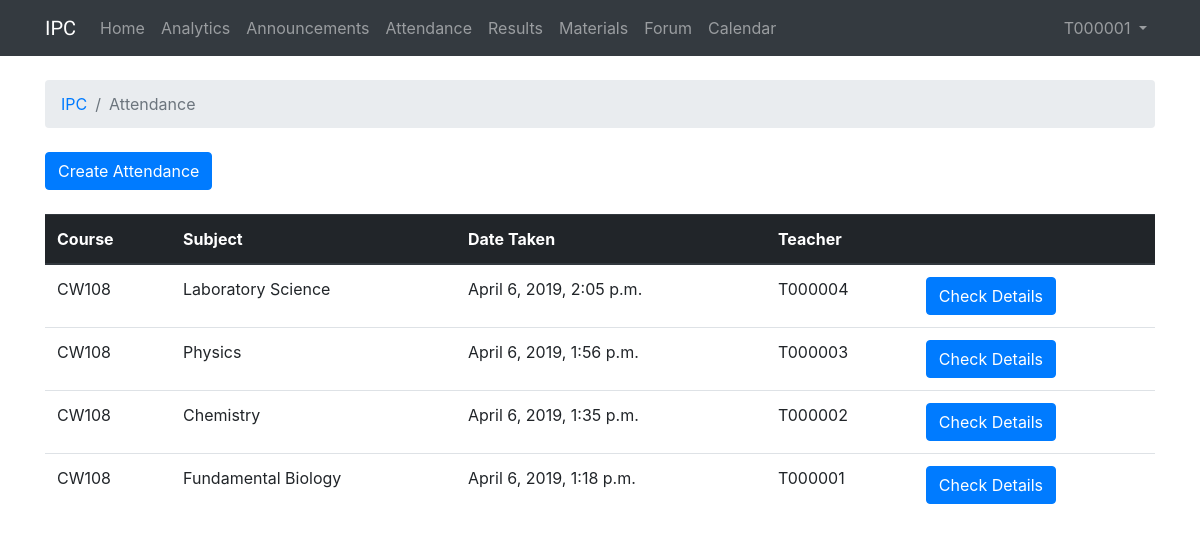
Page /4/attendance (signed in) on the committed database.
### IPC/models.py (models this page shows, shortened)
class Attendance(models.Model):
    attendanceDate = models.DateTimeField(auto_now_add=True)
    attendanceTeacherId = models.ForeignKey(User, on_delete=models.CASCADE, related_name='attendance_taker')
    attendanceCourseId = models.ForeignKey(Course, on_delete=models.CASCADE, related_name='current_course')
    attendanceSubject = models.ForeignKey(Subject, on_delete=models.CASCADE)

class Course(models.Model):
    courseName = models.CharField(max_length=255)
    courseCode= models.CharField(max_length=255)
    courseInstitution = models.ForeignKey(Institution, on_delete=models.CASCADE,)
    def __str__(self):
        return self.courseCode

class Subject(models.Model):
    subjectName = models.CharField(max_length=255)
    subjectCourse = models.ForeignKey(Course, on_delete=models.CASCADE)
    subjectTeacherId = models.ForeignKey(User, on_delete=models.CASCADE)
    def __str__(self):
        return self.subjectName

### IPC/views.py (the view, shortened to what this page needs)
# urls.py: path('<int:course_id>/attendance', views.course_attendance, name='course_attendance'),
@login_required
def course_attendance(request, course_id):
    user = request.user
    if user.groups.filter(name='Teacher').exists():
        user_type = "teacher"
    elif user.groups.filter(name='Student').exists():
        user_type = "student"
    if user_type == "teacher":
        attendances = list(Attendance.objects.filter(attendanceCourseId=course_id).order_by('-attendanceDate'))
        current_subject = Subject.objects.get(subjectCourse = course_id, subjectTeacherId = request.user)
        last_attendance = Attendance.objects.filter(attendanceTeacherId=request.user, attendanceCourseId=course_id, attendanceSubject=current_subject).last()
        if not last_attendance:
            lock = "unlock"
        else:
            time_diff = (datetime.utcnow().replace(tzinfo=utc)-last_attendance.attendanceDate)
            seconds = time_diff.total_seconds()
            hours = seconds // 3600
            lock = "lock"
            if hours >= 1:
                lock = "unlock"
        return render(request, 'attendance.html', {'attendances': attendances,
                                                   'user_type': user_type,
                                                   'lock': lock,
                                                   'course_id': course_id,})

### templates/attendance.html (shortened to what this page needs)
{% extends 'base.html' %}
{% block breadcrumb %}
  <li class="breadcrumb-item"><a href="{% url 'course' %}">IPC</a></li>
  <li class="breadcrumb-item active">Attendance</li>
{% endblock %}
{% block content %}
  {% if user_type == "teacher" %}
    <div class="mb-4">
      {% if lock == "lock" %}
        <a class="btn btn-primary" disabled>Create Attendance</a>
      {% elif lock == "unlock" %}
        <a class="btn btn-primary" href="{% url 'create_course_attendance' course_id=course_id %}">Create Attendance</a>
      {% endif %}
    </div>
    <table class="table">
      <thead class="thead-dark">
        <tr>
          <th>Course</th>
          <th>Subject</th>
          <th>Date Taken</th>
          <th>Teacher</th>
          <th></th>
        </tr>
      </thead>
      <tbody>
        {% for attendance in attendances %}
          <tr>
            <td>{{ attendance.attendanceCourseId }}</td>
            <td>{{ attendance.attendanceSubject }}</td>
            <td>{{ attendance.attendanceDate }}</td>
            <td>{{ attendance.attendanceTeacherId }}</td>
            <td><a class="btn btn-primary" href="{% url 'course_attendance_detail' course_id=course_id attendance_id=attendance.id %}">Check Details</a></td>
          </tr>
        {% endfor %}
      </tbody>
    </table>
  {% endif %}
{% endblock %}

### templates/base.html (shortened to what this page needs)
{% load static %}<!DOCTYPE html>
<html>
  <head>
    <link rel="stylesheet" href="{% static 'css/bootstrap.min.css' %}">
    <link rel="stylesheet" href="{% static 'css/app.css' %}">
  </head>
  <body>
    {% block body %}
      <nav class="navbar navbar-expand-lg navbar-dark bg-dark">
        <div class="container">
          <a class="navbar-brand" href="{% url 'course' %}">IPC</a>
          <div class="collapse navbar-collapse" id="navbarNavAltMarkup">
            <div class="navbar-nav">
              <a class="nav-item nav-link" href="{% url 'course' %}">Home<span class="sr-only">(current)</span></a>
              <a class="nav-item nav-link" href="{% url 'course_statistic' course_id=course_id %}">Analytics</a>
              <a class="nav-item nav-link" href="{% url 'course_announcement' course_id=course_id %}">Announcements</a>
              <a class="nav-item nav-link" href="{% url 'course_attendance' course_id=course_id %}">Attendance</a>
              <a class="nav-item nav-link" href="{% url 'course_result' course_id=course_id %}">Results</a>
              <a class="nav-item nav-link" href="{% url 'course_material' course_id=course_id %}">Materials</a>
              <a class="nav-item nav-link" href="{% url 'institute_forum' course_id=course_id %}">Forum</a>
              <a class="nav-item nav-link" href="{% url 'calendar' course_id=course_id %}">Calendar</a>
            </div>
          </div>
          <div class="collapse navbar-collapse" id="mainMenu">
            <ul class="navbar-nav ml-auto">
              <li class="nav-item dropdown">
                <a class="nav-link dropdown-toggle" href="#" id="userMenu" data-toggle="dropdown" aria-haspopup="true" aria-expanded="false">
                  {{ user.username }}
                </a>
              </li>
            </ul>
          </div>
        </div>
      </nav>
      <div class="container">
        <ol class="breadcrumb my-4">
          {% block breadcrumb %}
          {% endblock %}
        </ol>
        {% block content %}
        {% endblock %}
      </div>
    {% endblock body %}
  </body>
</html>

### static/css/app.css (style rules this page uses)
.navbar-brand { font-family: 'Aldrich', sans-serif; }

### rows in the picture
Attendance: attendanceCourseId "CW108", attendanceSubject "Laboratory Science", attendanceDate "April 6, 2019, 2:05 p.m.", attendanceTeacherId "T000004"
Attendance: attendanceCourseId "CW108", attendanceSubject "Physics", attendanceDate "April 6, 2019, 1:56 p.m.", attendanceTeacherId "T000003"
Attendance: attendanceCourseId "CW108", attendanceSubject "Chemistry", attendanceDate "April 6, 2019, 1:35 p.m.", attendanceTeacherId "T000002"
Attendance: attendanceCourseId "CW108", attendanceSubject "Fundamental Biology", attendanceDate "April 6, 2019, 1:18 p.m.", attendanceTeacherId "T000001"

### other values in the picture
{{ user.username }} "T000001"
